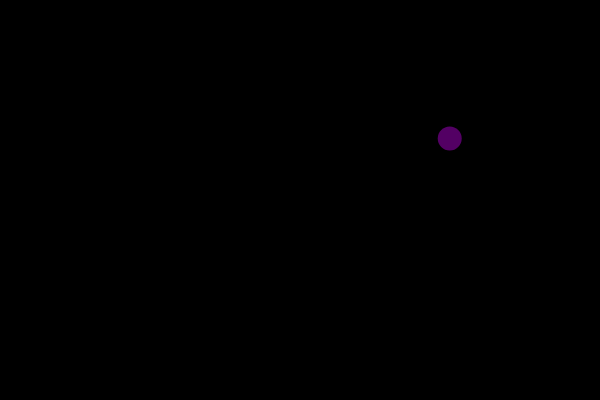
Frame 1 (no input)
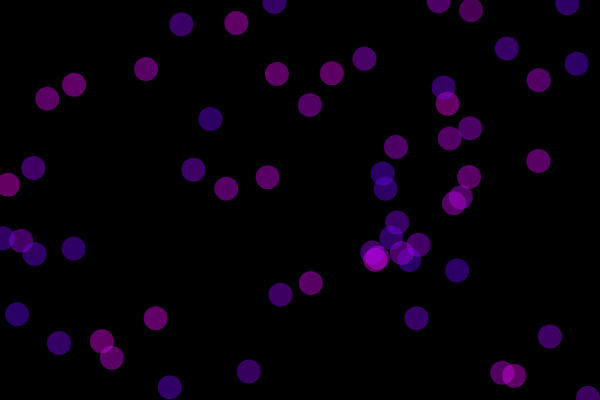
Frame 60 (no input)
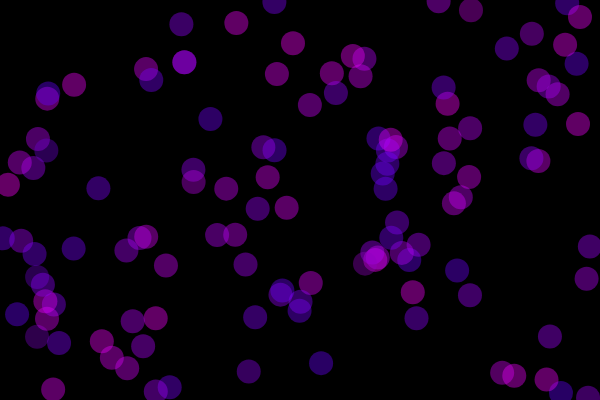
Frame 120 (the mouse pressed at the canvas centre since frame 60)

The p5.js sketch that drew these frames (run headless with seeded random() and noise() and a simulated clock; from frame 60 on, the mouse is pressed at the canvas centre):

// p5.js sketch
// ── sketch.js
/**
 * sketch.js
 *
 * Random 사용 테스트
 *
 * 레퍼런스: http://p5js.org/reference
 *
 * @author : https://github.com/Mosframe
 */

var spot = {
  x: 100,
  y: 50,
};

var col = {
  r: 255,
  g: 0,
  b: 0,
};

function setup() {

   createCanvas(600,400);
   background(0);
}

function draw() {

  col.r = random(100,255);
  col.g = 0;
  col.b = random(1000,190);

  spot.x = random(0,width);
  spot.y = random(0,height);

  noStroke();
  fill( col.r, col.g, col.b, 100 );
  ellipse( spot.x, spot.y, 24, 24 );
}

// ── sketch.1.js
/**
 * sketch.js
 *
 * Random 사용 테스트
 *
 * 레퍼런스: http://p5js.org/reference
 *
 * @author : https://github.com/Mosframe
 */

var spot = {
  x: 100,
  y: 50,
};

var col = {
  r: 255,
  g: 0,
  b: 0,
};

function setup() {

   createCanvas(600,400);
   background(0);
}

function draw() {

  fill( col.r, col.g, col.b );
  ellipse( spot.x, spot.y, 24, 24 );
}

// ── sketch.2.js
/**
 * sketch.js
 *
 * Random 사용 테스트
 *
 * 레퍼런스: http://p5js.org/reference
 *
 * @author : https://github.com/Mosframe
 */

var spot = {
  x: 100,
  y: 50,
};

var col = {
  r: 255,
  g: 0,
  b: 0,
};

function setup() {

   createCanvas(600,400);
   background(0);
}

function draw() {

  spot.x = random(0,width);
  spot.y = random(0,height);

  fill( col.r, col.g, col.b );
  ellipse( spot.x, spot.y, 24, 24 );
}
